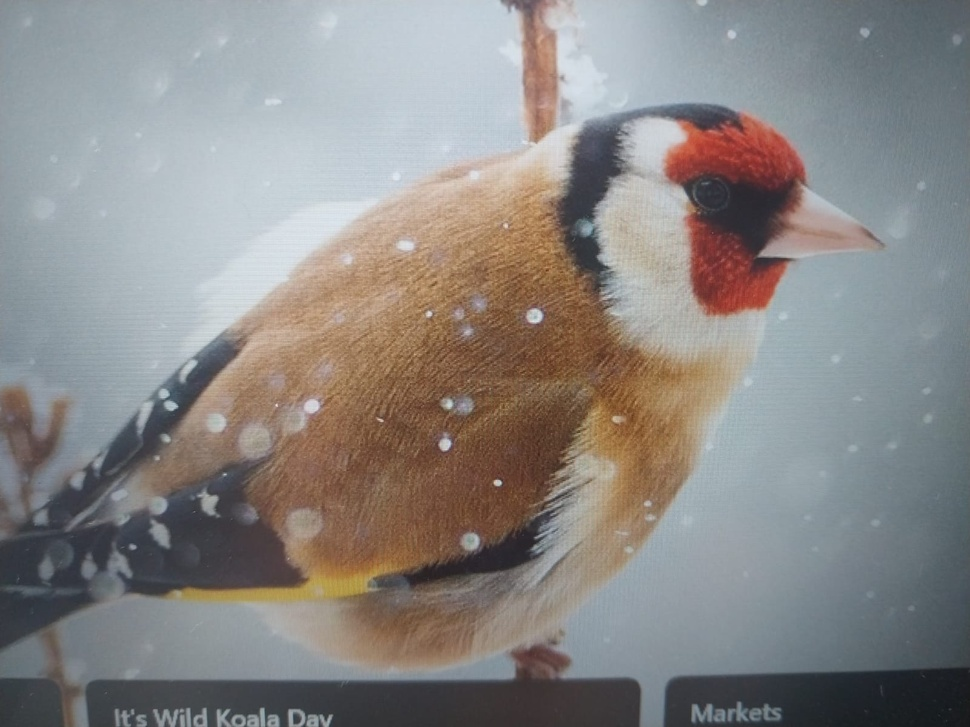
#> input picture input_image.jpeg, 970 x 727 px, shrunk from 1600 x 1200 before the run
$ python project1.py
#> lines starting #> are read from the running program, lines starting #| are printed output that depends on the picture; after the words box and inside, x2 and y2 are one past the last pixel; in counts of white or black regions, pixels touching at a corner belong together
#> in main, image is the input picture: shape (727, 970, 3); mean B, G, R 133, 135.1, 138.3
import cv2
import numpy as np
import matplotlib.pyplot as plt
import random

def add_watermark(image, text):
    h, w = image.shape[:2]
#> h = 727; w = 970
    x = random.randint(10, w-200)
#> x = 404
    y = random.randint(10, h-50)
#> y = 440
    font = cv2.FONT_HERSHEY_SIMPLEX
    cv2.putText(image, text, (x, y), font, 1, (255, 255, 255), 2, cv2.LINE_AA)
    return image

def add_salt_pepper_noise(image, prob=0.05):
    output = image.copy()
    h, w = image.shape
    for i in range(h):
        for j in range(w):
            if random.random() < prob:
                output[i, j] = 0 if random.random() < 0.5 else 255
    return output

def main():
    image = cv2.imread('input_image.jpeg')
    if image is None:
        print("Error: Image not found! Please check if 'input_image.jpeg' is in the folder.")
        return

    watermark_text = "Jihad Jamoos - 12216916, Fatima Othman - 12216906"
    watermarked_image = add_watermark(image.copy(), watermark_text)
    cv2.imwrite('watermarked_image.jpeg', watermarked_image)

    gray_image = cv2.cvtColor(watermarked_image, cv2.COLOR_BGR2GRAY)
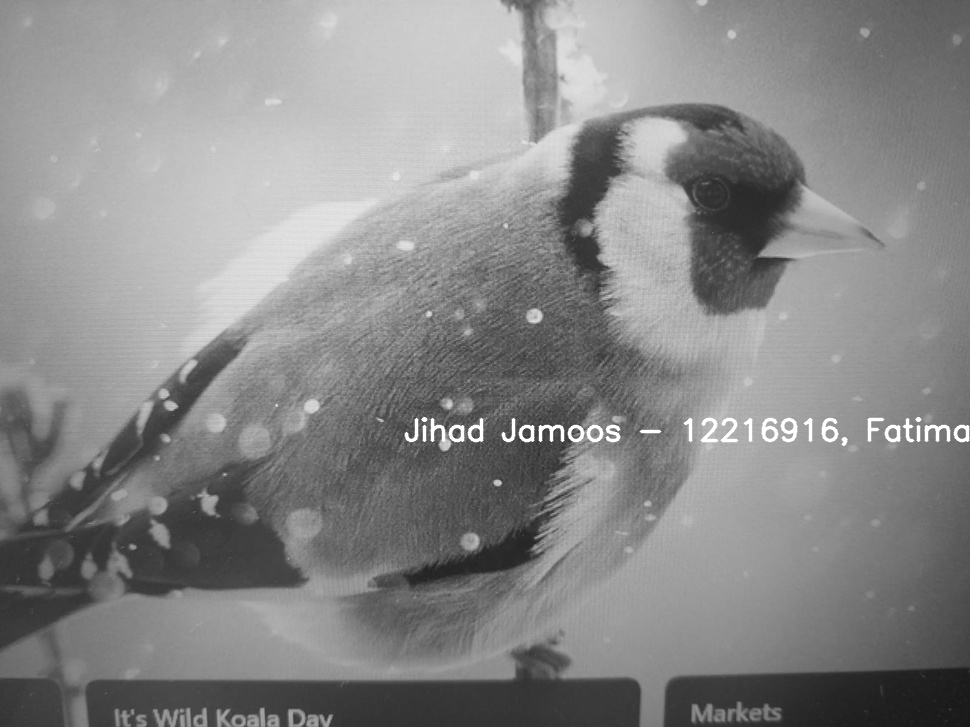
#> gray_image: shape (727, 970); min 19, max 255, mean 136.5
    cv2.imwrite('gray_image.jpeg', gray_image)

    h, w = gray_image.shape
#> h = 727; w = 970
    print(f"Dimensions: {w}x{h}")
#| Dimensions: 970x727
    print(f"Color channels: 1 (Gray)")
    print(f"Average pixel: {np.mean(gray_image):.2f}")
#| Average pixel: 136.52
    print(f"Minimum value: {np.min(gray_image)}")
#| Minimum value: 19
    print(f"Maximum value: {np.max(gray_image)}")
#| Maximum value: 255

    # تثبيت قيمة c عشان الهستوغرام ما يتغيرش
    c = 1.5  # اخترت قيمة ثابتة، ممكن تغيرها بين 0.4 و2.0
    bright_image = np.clip(gray_image * c, 0, 255).astype(np.uint8)
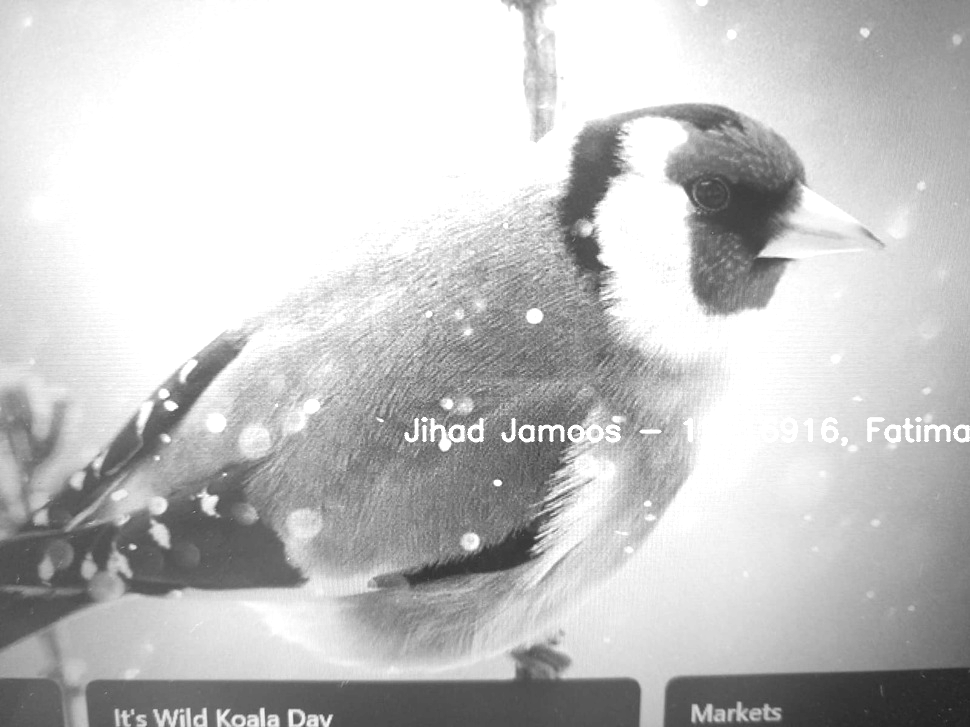
#> bright_image: shape (727, 970); min 28, max 255, mean 196.3
    cv2.imwrite('bright_image.jpeg', bright_image)

    plt.figure(figsize=(12, 4))
    plt.subplot(131)
    plt.hist(gray_image.ravel(), bins=256, range=(0, 255))
    plt.title('Original Histogram')
    plt.subplot(132)
    plt.hist(bright_image.ravel(), bins=256, range=(0, 255))
    plt.title(f'Histogram after Brightness (c={c:.2f})')

    corrected_image = cv2.equalizeHist(bright_image)
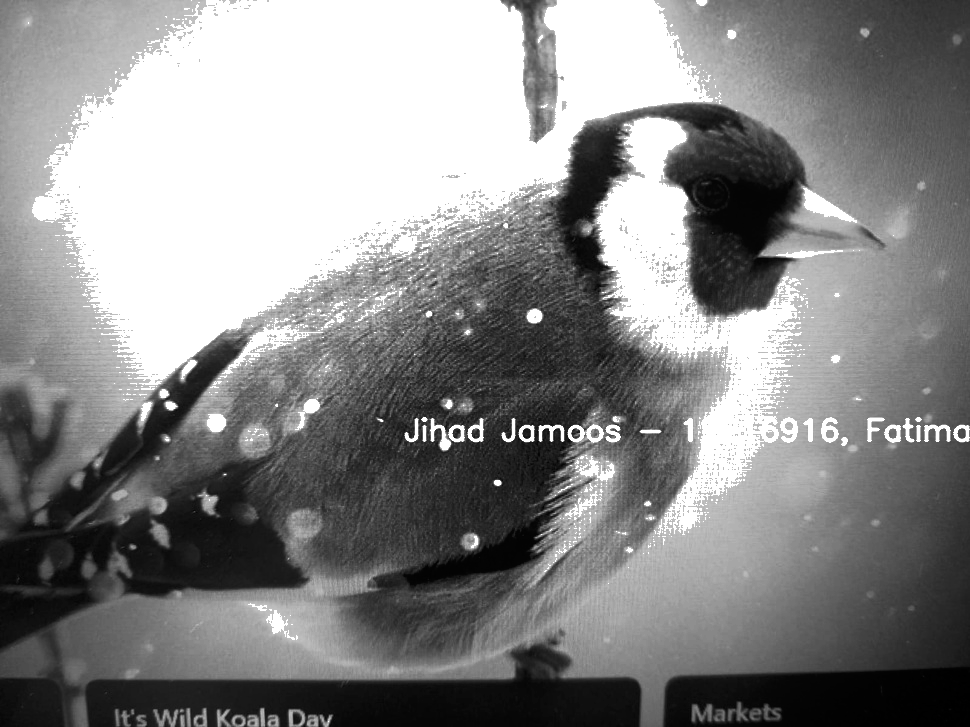
#> corrected_image: shape (727, 970); min 0, max 255, mean 136
    cv2.imwrite('corrected_image.jpeg', corrected_image)

    plt.subplot(133)
    plt.hist(corrected_image.ravel(), bins=256, range=(0, 255))
    plt.title('Histogram after Correction')
    plt.tight_layout()
    plt.savefig('histograms.jpeg')
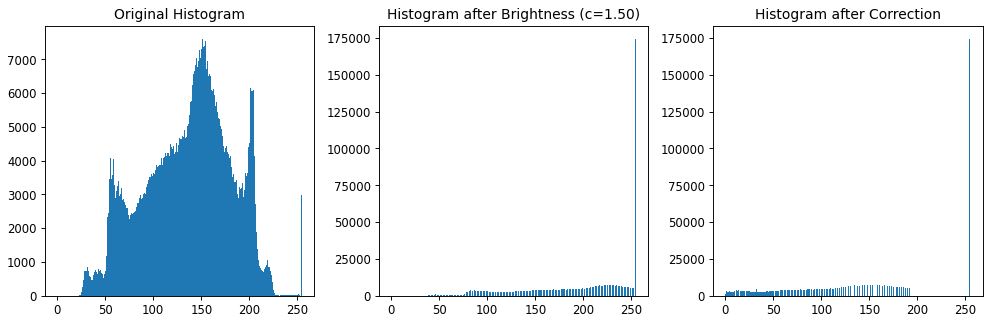
#> figure drawn by matplotlib, 3 panels; panel 1: tallest bar 7609 high, from x = 150.4 to 151.4; panel 2: tallest bar 174559 high, from x = 254 to 255; panel 3: tallest bar 174559 high, from x = 254 to 255
    plt.show()

    noisy_image = add_salt_pepper_noise(corrected_image)
#> after the loop in add_salt_pepper_noise, `for i in range(h):`:
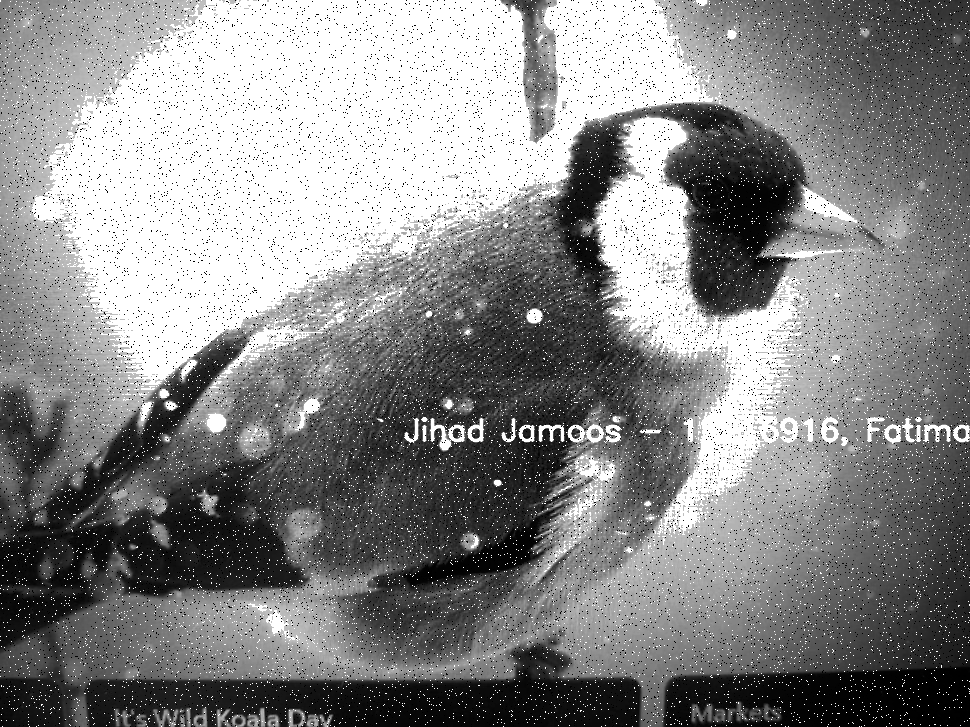
#> output: shape (727, 970); 4.36% of pixels changed, all inside (x1, y1, x2, y2) = (0, 0, 970, 727)
    cv2.imwrite('noisy_image.jpeg', noisy_image)

    mean_filtered = cv2.blur(noisy_image, (5, 5))
    median_filtered = cv2.medianBlur(noisy_image, 5)
    cv2.imwrite('mean_filtered.jpeg', mean_filtered)
    cv2.imwrite('median_filtered.jpeg', median_filtered)

    sharpening_kernel = np.array([[0, -1, 0], [-1, 5, -1], [0, -1, 0]])
    sharpened_image = cv2.filter2D(median_filtered, -1, sharpening_kernel)
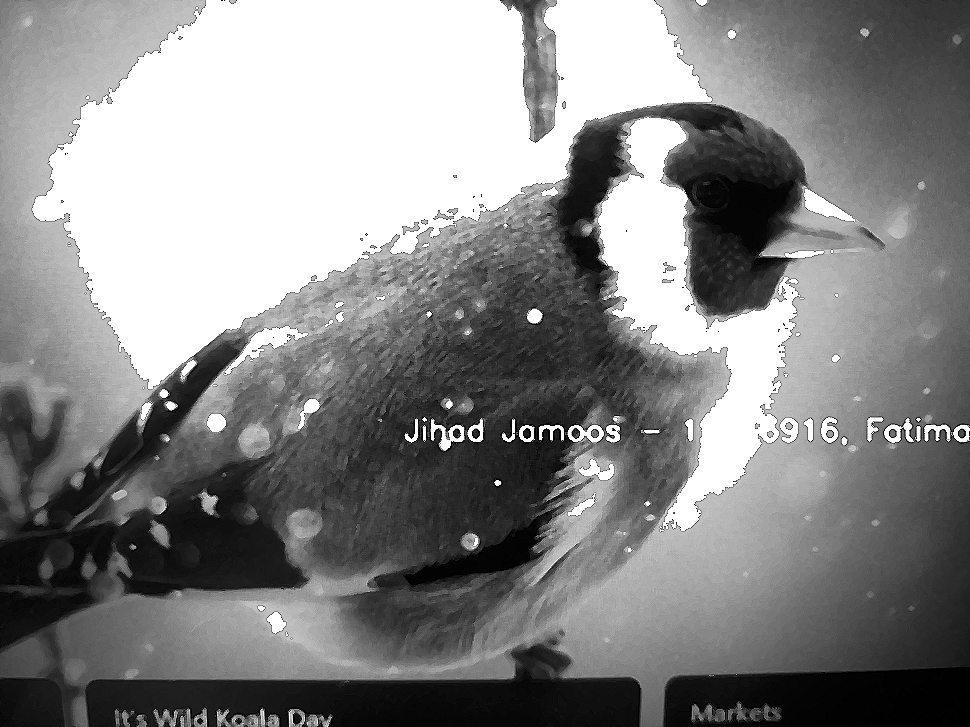
#> sharpened_image: shape (727, 970); min 0, max 255, mean 134.8
    cv2.imwrite('sharpened_image.jpeg', sharpened_image)

    print("All photos saved!")

if __name__ == "__main__":
    main()
